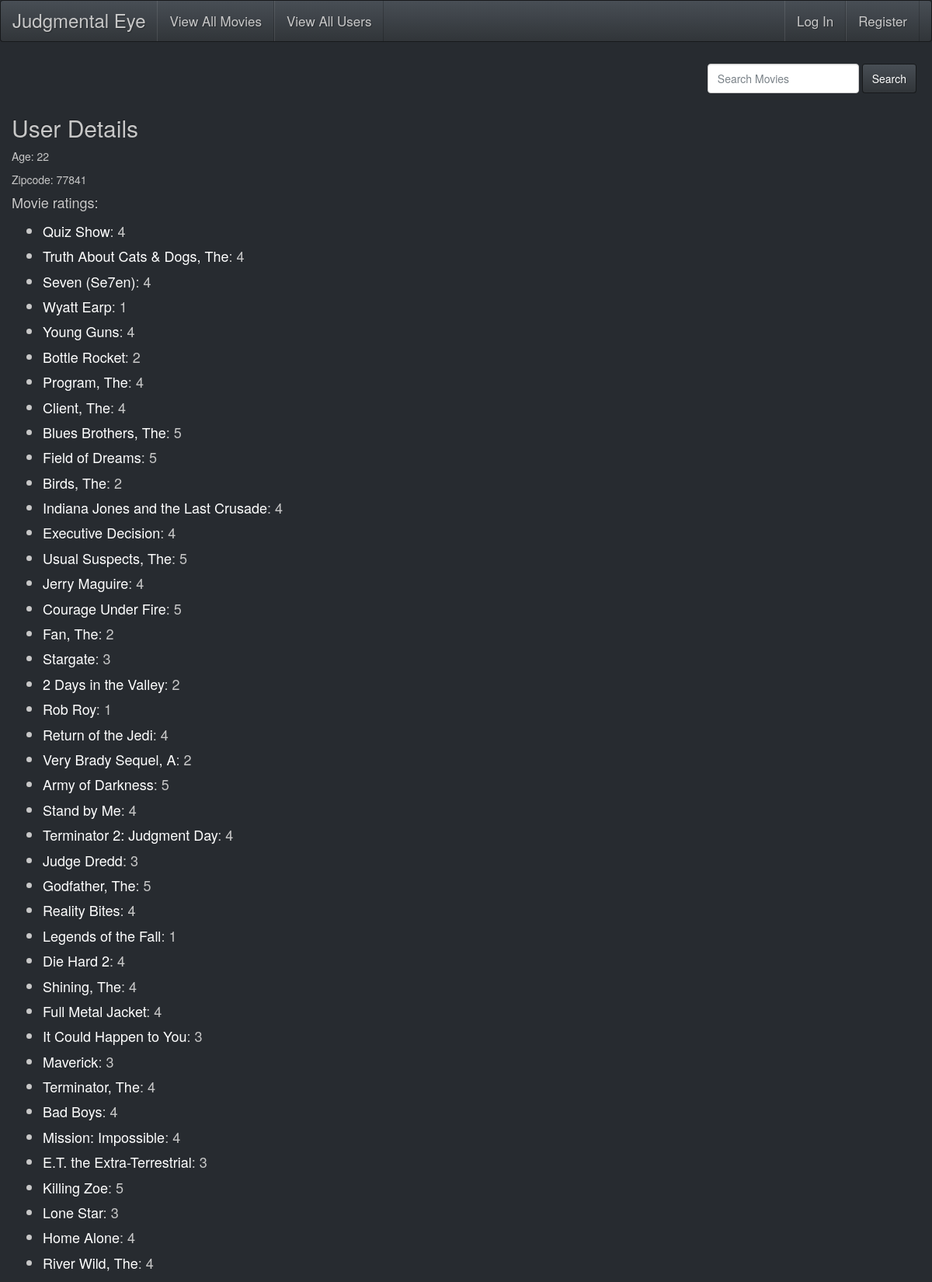
Screenshot of /users/943 (upper part) with the database file from the repository.
### model.py (models this page shows, shortened)
class User(db.Model):
    __tablename__ = "users"
    user_id = db.Column(db.Integer, autoincrement=True, primary_key=True)
    email = db.Column(db.String(64), nullable=True)
    password = db.Column(db.String(64), nullable=True)
    age = db.Column(db.Integer, nullable=True)
    zipcode = db.Column(db.String(15), nullable=True)

class Movie(db.Model):
    __tablename__="movies"
    movie_id = db.Column(db.Integer,autoincrement=True, primary_key=True)
    title = db.Column(db.String(64), nullable=True)
    released_at = db.Column(db.DateTime, nullable=True)
    imdb_url = db.Column(db.String(200), nullable=True)

### server.py (the view)
@app.route('/users/<int:id>')
def user_details(id):
    user = User.query.get(id)
    rating_dict = {}
    ratings = Rating.query.filter_by(user_id=id).all()
    for rating in ratings:                                     # make dictionary with movie title as key and rating score as value
        movie = Movie.query.filter_by(movie_id=rating.movie_id).one()
        rating_dict[movie] = rating.score
    return render_template('user_details.html', user=user, ratings=rating_dict)

### templates/user_details.html
{% extends 'base.html' %}
{% block content %}
    <h2>User Details</h2>
    <p>Age: {{user.age}}</p>
    <p>Zipcode: {{user.zipcode}}</p>
    <h4>Movie ratings:</h4>
    <ul>
      {% for movie in ratings.keys() %}
        <li><a href="/movies/{{ movie.movie_id }}">{{movie.title}}</a>: {{ratings[movie]}}</li>
      {% endfor %}
    </ul>
{% endblock %}

### rows the page displays
User: age "22", zipcode "77841"
Movie: title "Quiz Show", ratings "4"
Movie: title "Truth About Cats & Dogs, The", ratings "4"
Movie: title "Seven (Se7en)", ratings "4"
Movie: title "Wyatt Earp", ratings "1"
Movie: title "Young Guns", ratings "4"
Movie: title "Bottle Rocket", ratings "2"
Movie: title "Program, The", ratings "4"
Movie: title "Client, The", ratings "4"
Movie: title "Blues Brothers, The", ratings "5"
Movie: title "Field of Dreams", ratings "5"
Movie: title "Birds, The", ratings "2"
Movie: title "Indiana Jones and the Last Crusade", ratings "4"
Movie: title "Executive Decision", ratings "4"
Movie: title "Usual Suspects, The", ratings "5"
Movie: title "Jerry Maguire", ratings "4"
Movie: title "Courage Under Fire", ratings "5"
Movie: title "Fan, The", ratings "2"
Movie: title "Stargate", ratings "3"
Movie: title "2 Days in the Valley", ratings "2"
Movie: title "Rob Roy", ratings "1"
Movie: title "Return of the Jedi", ratings "4"
Movie: title "Very Brady Sequel, A", ratings "2"
Movie: title "Army of Darkness", ratings "5"
Movie: title "Stand by Me", ratings "4"
Movie: title "Terminator 2: Judgment Day", ratings "4"
Movie: title "Judge Dredd", ratings "3"
Movie: title "Godfather, The", ratings "5"
Movie: title "Reality Bites", ratings "4"
Movie: title "Legends of the Fall", ratings "1"
Movie: title "Die Hard 2", ratings "4"
Movie: title "Shining, The", ratings "4"
Movie: title "Full Metal Jacket", ratings "4"
Movie: title "It Could Happen to You", ratings "3"
Movie: title "Maverick", ratings "3"
Movie: title "Terminator, The", ratings "4"
Movie: title "Bad Boys", ratings "4"
Movie: title "Mission: Impossible", ratings "4"
Movie: title "E.T. the Extra-Terrestrial", ratings "3"
Movie: title "Killing Zoe", ratings "5"
Movie: title "Lone Star", ratings "3"
Movie: title "Home Alone", ratings "4"
Movie: title "River Wild, The", ratings "4"
